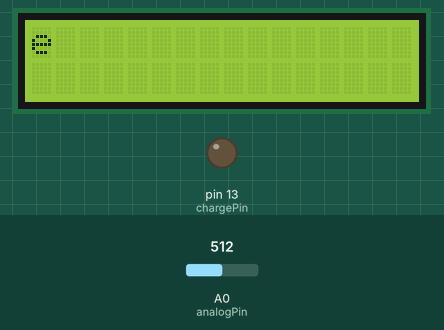
A sketch run on a simulated Arduino Uno, built with avr-gcc and run on an emulated ATmega328P. Shown: 16×2 character LCD, output pins drawn as LEDs (lit = HIGH). The inputs (shaded band) are chosen by the test bench; at power-on: A0 (analogPin) = 512.

Above: at 5.8 s.
7.8 s: A0 (analogPin) set to 629
9.3 s: A0 (analogPin) set to 655
At 9.7 s:
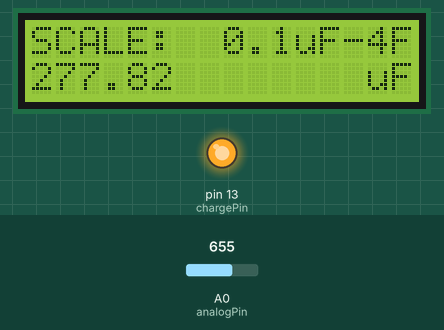
At 10.6 s:
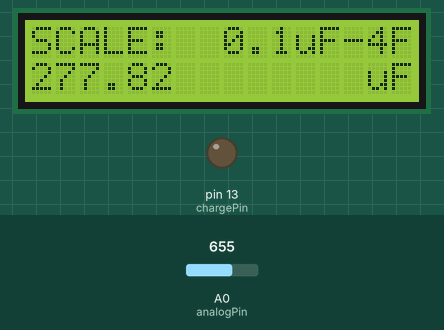
11.3 s: A0 (analogPin) set to 0
At 11.8 s:
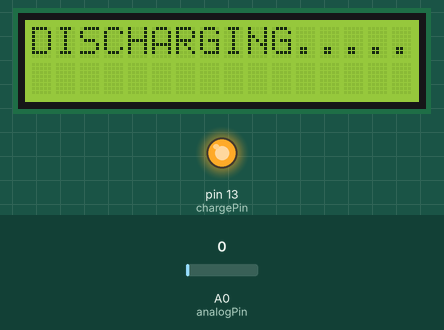
Timing chart, 0 to 14.3 s (numbered marks = the images above; inputs shaded):
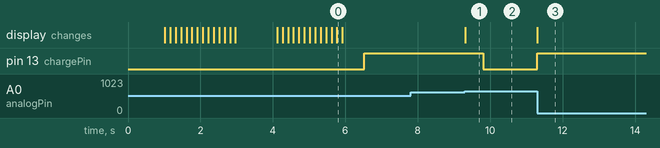

The sketch:

Capacitance_Meter.ino
```cpp
#include <Wire.h>
#include <LiquidCrystal.h>
LiquidCrystal lcd(12, 11, 5, 4, 3, 2);
#define analogPin 0
#define chargePin 13
#define dischargePin 8
#define resistorValue 10000.0F // Since we've used a 10K resistor to charge the capacitor
unsigned long startTime;
unsigned long elapsedTime;
float microFarads;
float nanoFarads;

void setup()
{
    lcd.begin(16, 2);
    lcd.setCursor(19, 0);
    pinMode(chargePin, OUTPUT);
    digitalWrite(chargePin, LOW);
    lcd.print("Capacitance");
    lcd.setCursor(23, 1);
    lcd.print("meter");
    delay(500);

    for (int positionCounter = 0; positionCounter < 17; positionCounter++)
    { // Animation for Loops
        lcd.scrollDisplayLeft();
        delay(150);
    }
    delay(1000);
    for (int positionCounter = 16; positionCounter < 32; positionCounter++)
    {
        lcd.scrollDisplayLeft();
        delay(150);
    }
    lcd.clear();
}

void loop()
{
    digitalWrite(chargePin, HIGH);
    startTime = micros();
    while (analogRead(analogPin) < 648)
    {
    }
    elapsedTime = micros() - startTime;
    microFarads = ((float)elapsedTime / resistorValue);

    if (microFarads > 1)
    {
        lcd.setCursor(0, 0);
        lcd.print("SCALE:  0.1uF-4F");
        lcd.setCursor(0, 1);
        lcd.print(microFarads - 0.0116);
        lcd.setCursor(14, 1);
        lcd.print("uF");
        delay(500);
    }
    else
    {
        nanoFarads = microFarads * 1000.0;
        lcd.setCursor(0, 0);
        lcd.print("SCALE: 1nF-0.1uF");
        lcd.setCursor(0, 1);
        lcd.print(nanoFarads - 11.2);
        lcd.setCursor(14, 1);
        lcd.print("nF");
        delay(500);
    }
    digitalWrite(chargePin, LOW);
    pinMode(dischargePin, OUTPUT);
    digitalWrite(dischargePin, LOW); // discharging the capacitor
    while (analogRead(analogPin) > 0)
    {
    }                             // This while waits till the capacitor is discharged
    pinMode(dischargePin, INPUT); // this sets the pin to high impedance
    lcd.clear();
    lcd.setCursor(0, 0);
    lcd.print("DISCHARGING.....");
    lcd.setCursor(0, 1);
}
```

Measured:
- the behaviour switches between 647 and 648 on A0 (analogPin) (found by bisection; images 0 and 1)
- after the input at 7.8 s, every drawn part: stays the same
- after the input at 9.3 s, pin 13 (chargePin): HIGH → LOW after 0.50 s; the display: changes at once (image 1)
- after the input at 11.3 s, pin 13 (chargePin): LOW → HIGH at once; the display: changes at once (image 3)
